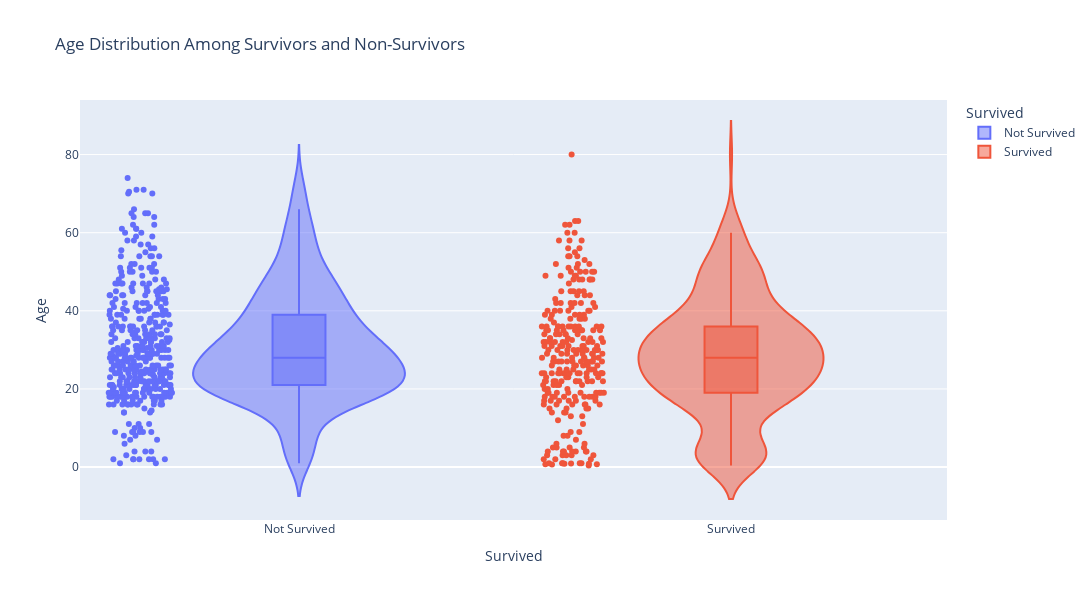

Notebook cell for this chart:
### Markdown cell above
Age was also an important factor in whether an individual survived or not. Famously women and children were boarded first. Aditionally younger people may have been prioritised over the elderly for a place on the lifeboat.

### Code cell
fig5A = px.violin(dataset, x="Survived", y="Age", color="Survived", box=True,
                points="all", title="Age Distribution Among Survivors and Non-Survivors")
fig5A.update_layout( width=1200, height=600)
fig5A.show()

### Figure 1 — Plotly figure (JSON) as saved in the notebook; plotly's stock layout.template omitted (floating-point values rounded to 4 significant figures; data arrays with more than 128 entries replaced by an {"elided": "..."} marker saying what was removed)
{"data": [{"alignmentgroup": "True", "box": {"visible": true}, "hovertemplate": "Survived=%{x}<br>Age=%{y}<extra></extra>", "legendgroup": "Not Survived", "marker": {"color": "#636efa"}, "name": "Not Survived", "offsetgroup": "Not Survived", "orientation": "v", "points": "all", "scalegroup": "True", "showlegend": true, "type": "violin", "x": {"elided": "549 str values"}, "x0": " ", "xaxis": "x", "y": {"elided": "549 float values"}, "y0": " ", "yaxis": "y"}, {"alignmentgroup": "True", "box": {"visible": true}, "hovertemplate": "Survived=%{x}<br>Age=%{y}<extra></extra>", "legendgroup": "Survived", "marker": {"color": "#EF553B"}, "name": "Survived", "offsetgroup": "Survived", "orientation": "v", "points": "all", "scalegroup": "True", "showlegend": true, "type": "violin", "x": {"elided": "342 str values"}, "x0": " ", "xaxis": "x", "y": {"elided": "342 float values"}, "y0": " ", "yaxis": "y"}], "layout": {"height": 600, "legend": {"title": {"text": "Survived"}, "tracegroupgap": 0}, "title": {"text": "Age Distribution Among Survivors and Non-Survivors"}, "violinmode": "overlay", "width": 1200, "xaxis": {"anchor": "y", "autorange": true, "categoryarray": ["Not Survived", "Survived"], "categoryorder": "array", "domain": [0, 1], "range": [-0.5062, 1.5], "title": {"text": "Survived"}, "type": "category"}, "yaxis": {"anchor": "x", "autorange": true, "domain": [0, 1], "range": [-13.54, 93.96], "title": {"text": "Age"}, "type": "linear"}}}
